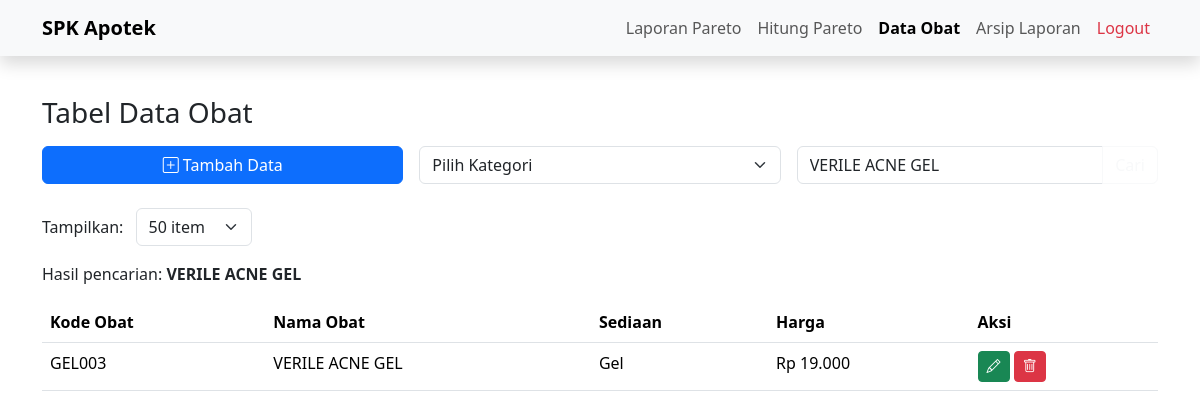
/tabel-obat.php?cari=VERILE ACNE GEL, run on the app's committed database.
### tables this page shows
create table obat(
kode_obat varchar(20) primary key,
nama_obat varchar(100),
sediaan enum('Tablet', 'Kapsul', 'Pil', 'Serbuk', 'Salep', 'Krim', 'Gel', 'Sirup', 'Suspensi', 'Injeksi', 'Infus', 'Tetes', 'Inhalasi', 'Aerosol'),
harga int
);

### tabel-obat.php (the view, shortened to what this page needs)
<?php
include 'koneksi.php';
$cari = isset($_GET['cari']) ? $_GET['cari'] : '';
$kategori = isset($_GET['kategori']) ? $_GET['kategori'] : '';
$page = isset($_GET['page']) ? (int)$_GET['page'] : 1;
$limitOptions = [10, 25, 50, 100];
$limit = isset($_GET['limit']) && in_array((int)$_GET['limit'], $limitOptions) ? (int)$_GET['limit'] : 50;
$offset = ($page - 1) * $limit;
$select_obat = "SELECT * FROM obat WHERE 1";
if (!empty($cari)) {
  $select_obat .= " AND nama_obat LIKE '%$cari%'";
}
$select_obat .= " ORDER BY kode_obat ASC LIMIT $limit OFFSET $offset";
$sql_obat = mysqli_query($koneksi, $select_obat);
?>
<!DOCTYPE html>
<html lang="en" data-bs-theme="light">
<head>
  <link href="https://cdn.jsdelivr.net/npm/bootstrap@5.3.7/dist/css/bootstrap.min.css" rel="stylesheet">
  <link rel="stylesheet" href="https://cdn.jsdelivr.net/npm/bootstrap-icons@1.13.1/font/bootstrap-icons.min.css">
</head>
<body>
  <nav class="navbar navbar-expand-lg bg-light shadow fixed-top">
    <div class="container">
      <a class="navbar-brand fw-bold" href="#">SPK Apotek</a>
      <div class="collapse navbar-collapse" id="navbarNav">
        <ul class="navbar-nav ms-auto">
          <li class="nav-item"><a class="nav-link" href="index.php">Laporan Pareto</a></li>
          <li class="nav-item"><a class="nav-link" href="hitung-pareto.php">Hitung Pareto</a></li>
          <li class="nav-item fw-bold"><a class="nav-link active" href="tabel-obat.php">Data Obat</a></li>
          <li class="nav-item"><a class="nav-link" href="arsip-laporan.php">Arsip Laporan</a></li>
          <li class="nav-item"><a class="nav-link text-danger" href="logout.php">Logout</a></li>
        </ul>
      </div>
    </div>
  </nav>
  <div class="container pt-5 mt-5">
    <figure class="text-dark">
      <blockquote class="blockquote">
        <h1 class="h3">Tabel Data Obat</h1>
      </blockquote>
    </figure>
    <div class="row g-3 mb-4">
      <div class="col-md-4">
        <a href="kelola-obat.php" class="btn btn-primary w-100">
          <i class="bi bi-plus-square"></i> Tambah Data
        </a>
      </div>
      <div class="col-md-4">
        <form method="GET" action="">
          <select class="form-select" name="kategori" onchange="this.form.submit()">
            <option value="">Pilih Kategori</option>
          </select>
        </form>
      </div>
      <div class="col-md-4">
        <form method="GET" action="">
          <div class="input-group">
            <input type="text" class="form-control" name="cari" placeholder="Cari nama obat..." value="<?= htmlspecialchars($cari) ?>">
            <button class="btn btn-outline-light" type="submit">Cari</button>
          </div>
        </form>
      </div>
    </div>
    <form method="GET" action="" class="mb-3">
      <label class="text-dark me-2">Tampilkan:</label>
      <select name="limit" onchange="this.form.submit()" class="form-select d-inline-block w-auto">
        <?php foreach ($limitOptions as $opt): ?>
          <option value="<?= $opt ?>" <?= ($limit == $opt) ? 'selected' : '' ?>><?= $opt ?> item</option>
        <?php endforeach; ?>
      </select>
    </form>
    <?php if (!empty($kategori) || !empty($cari)): ?>
    <div class="text-dark mb-3">
      <?php if (!empty($cari)): ?>
        <p>Hasil pencarian: <strong><?= htmlspecialchars($cari) ?></strong></p>
      <?php endif; ?>
    </div>
    <?php endif; ?>
    <div class="table-responsive">
      <table class="table table-hover table-white">
        <thead>
          <tr>
            <th>Kode Obat</th>
            <th>Nama Obat</th>
            <th>Sediaan</th>
            <th>Harga</th>
            <th>Aksi</th>
          </tr>
        </thead>
        <tbody>
          <?php if (mysqli_num_rows($sql_obat) > 0): ?>
            <?php while ($result = mysqli_fetch_assoc($sql_obat)): ?>
            <tr>
              <td><?= htmlspecialchars($result['kode_obat']) ?></td>
              <td><?= htmlspecialchars($result['nama_obat']) ?></td>
              <td><?= htmlspecialchars($result['sediaan']) ?></td>
              <td>Rp <?= number_format($result['harga'], 0, ',', '.') ?></td>
              <td>
                <a class="btn btn-success btn-sm" href="kelola-obat.php?ubah=<?= $result['kode_obat'] ?>"><i class="bi bi-pencil"></i></a>
                <a class="btn btn-danger btn-sm" href="proses-obat.php?hapus=<?= $result['kode_obat'] ?>" onclick="return confirm('Apakah Anda yakin ingin menghapus data ini?')"><i class="bi bi-trash"></i></a>
              </td>
            </tr>
            <?php endwhile; ?>
          <?php else: ?>
            <tr>
              <td colspan="5" class="text-center text-dark">Data tidak ditemukan</td>
            </tr>
          <?php endif; ?>
        </tbody>
      </table>
    </div>
  </div>
</body>
</html>

### data on the page
obat: kode_obat "GEL003", nama_obat "VERILE ACNE GEL", sediaan "Gel", harga "19.000"

### other printed values
$cari "VERILE ACNE GEL"
form field limit "50 item"
